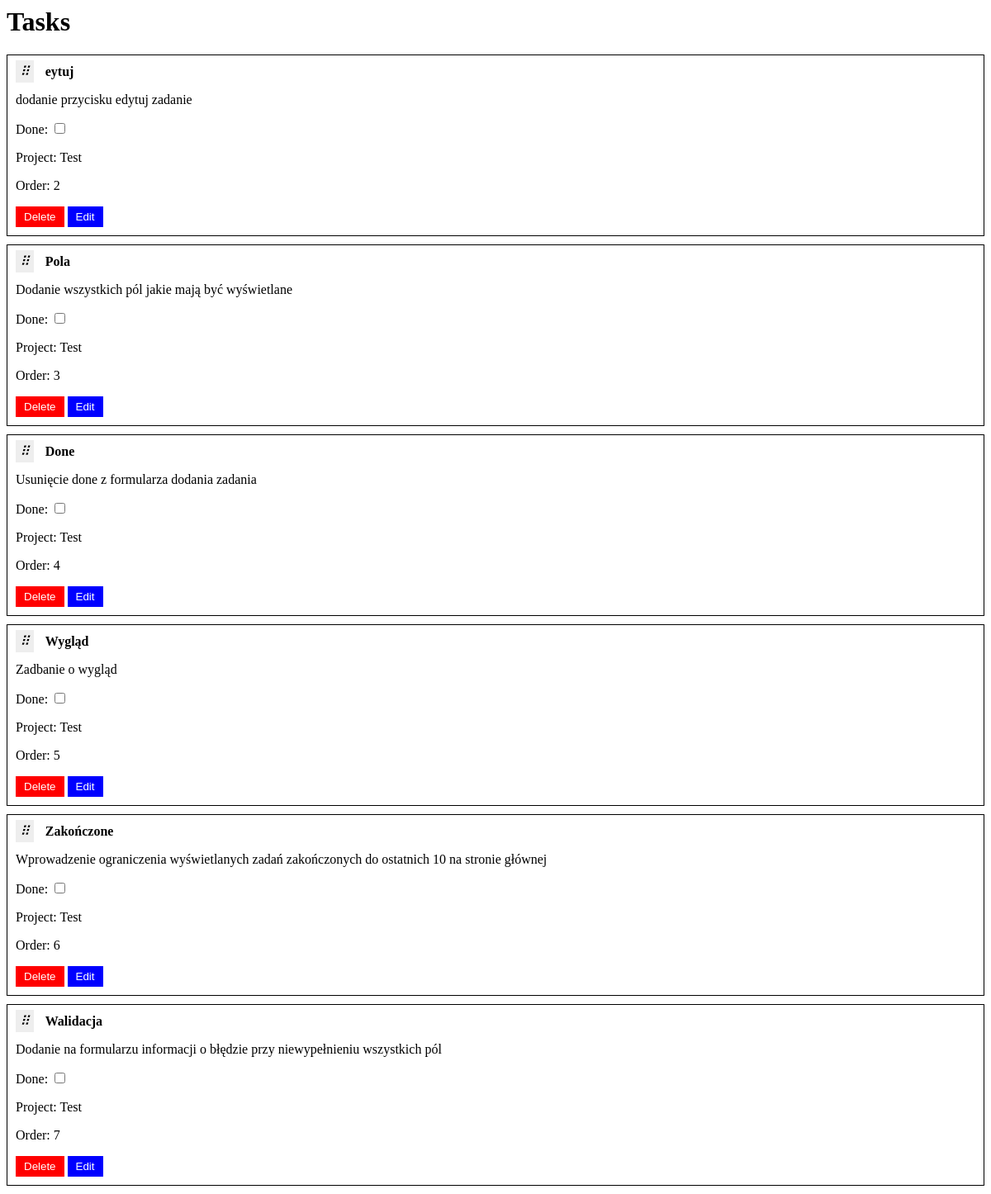
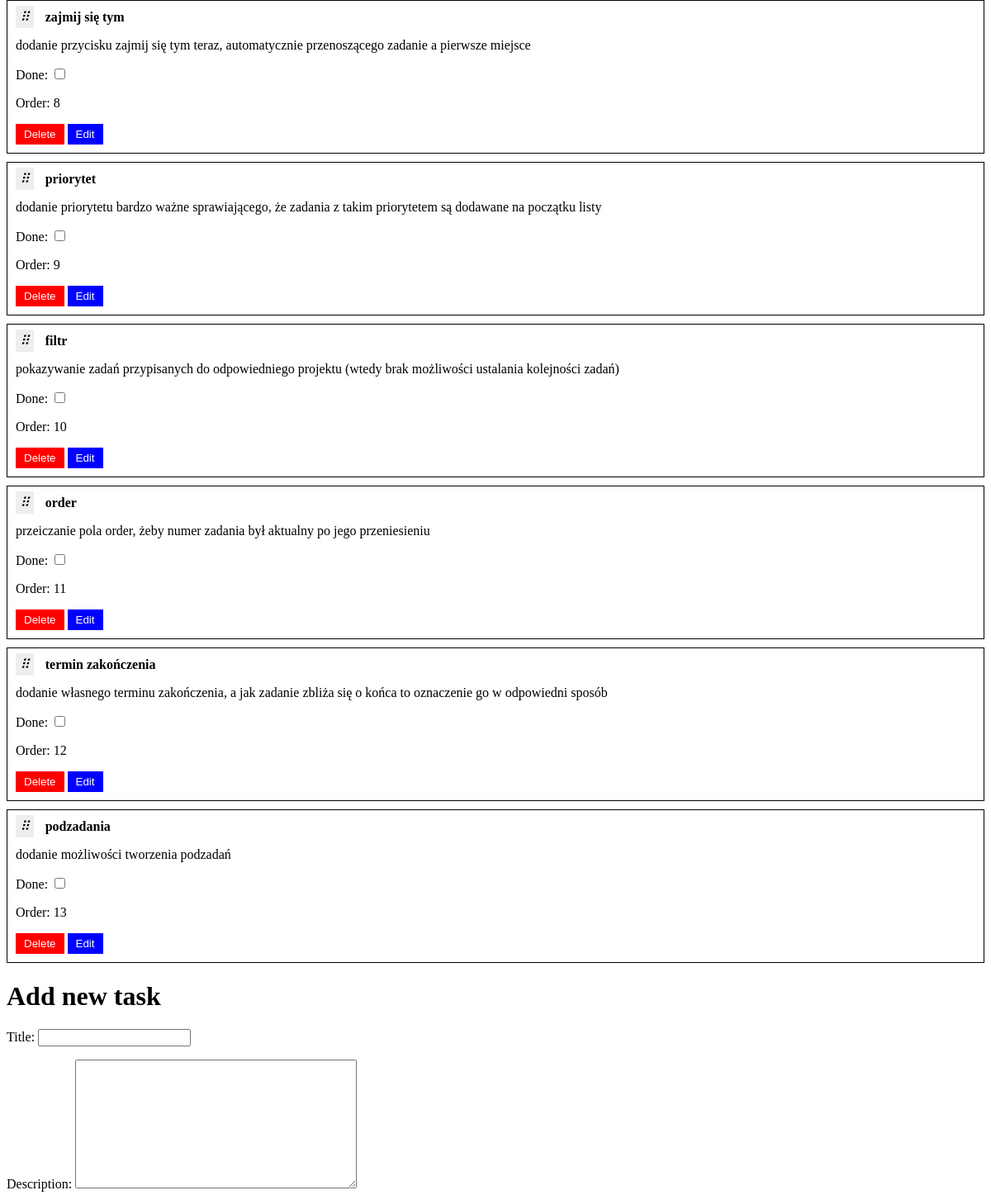
The app's page / (upper part), older data (2 pictures, top to bottom).
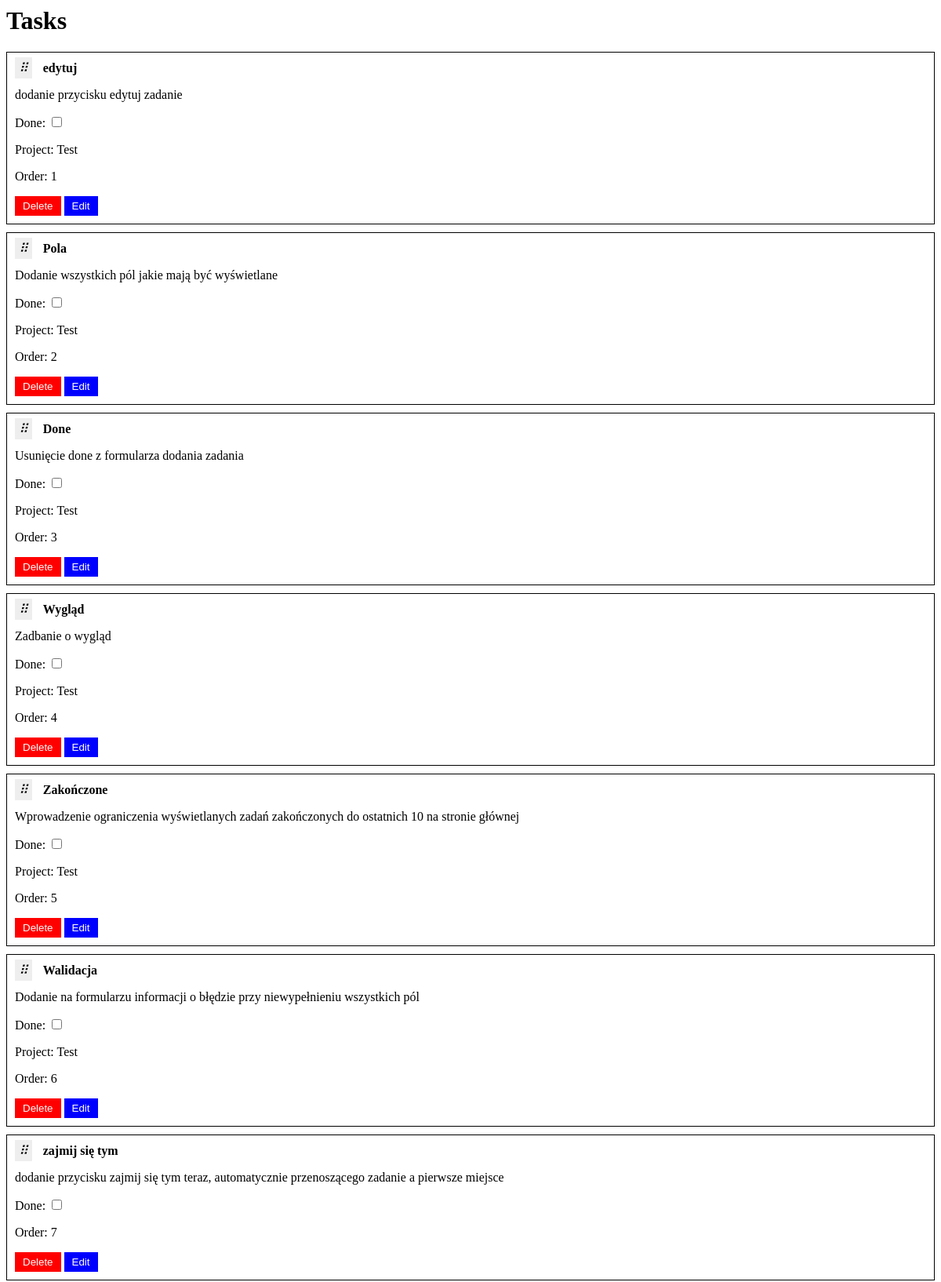
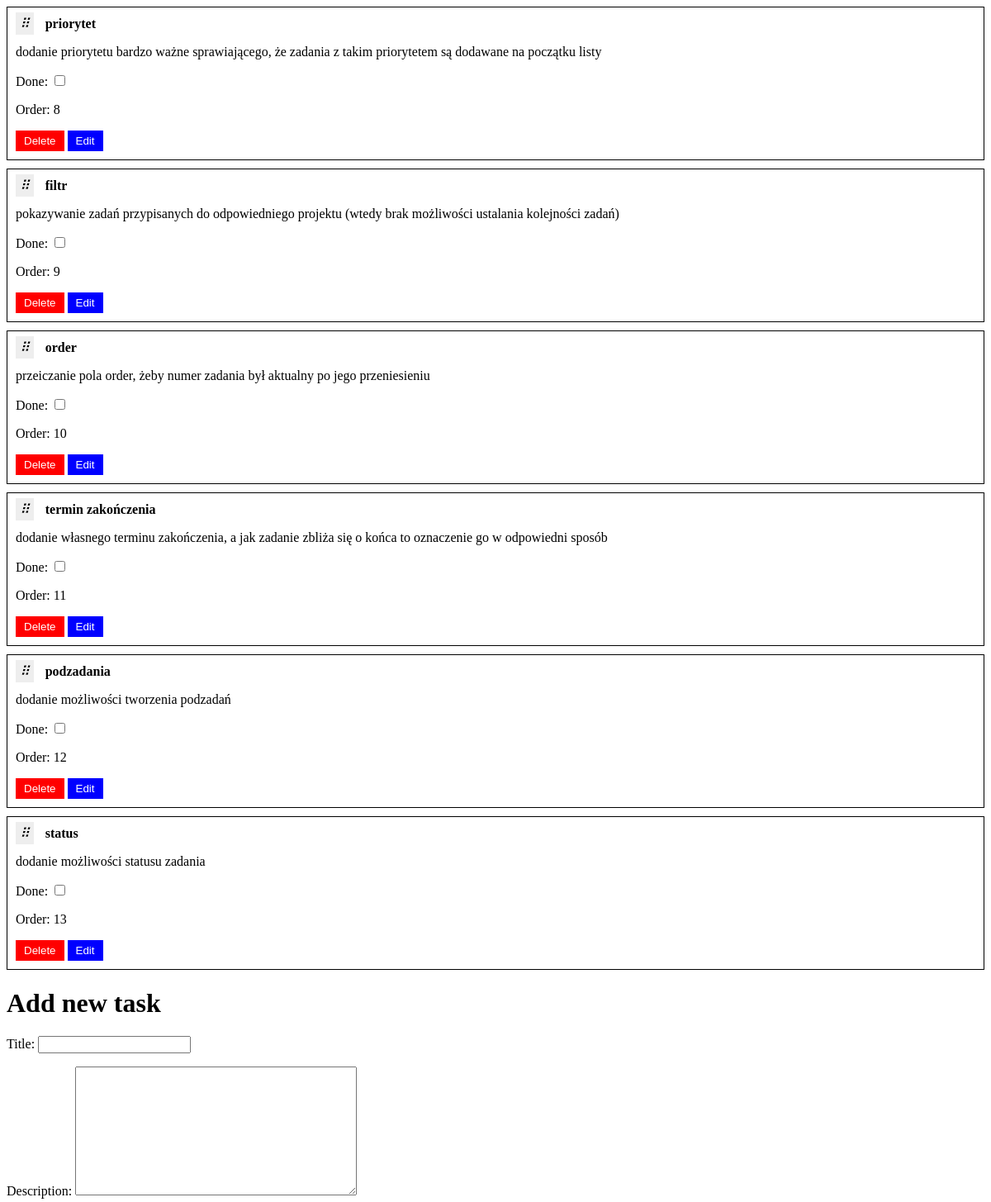
The same page, newer data (2 pictures, top to bottom).
### organizer/models.py (models this page shows, shortened)
class Task(models.Model):
    title = models.CharField(max_length=200)
    description = models.TextField(null=True, blank=True)
    create_date = models.DateTimeField(auto_now_add=True)
    end_date = models.DateTimeField(null=True, blank=True)
    done = models.BooleanField(default=False)
    project = models.ForeignKey(
        Project,
        on_delete=models.CASCADE,
        related_name='tasks',
        null=True,
        blank=True
    )
    order = models.PositiveIntegerField(db_index=True, null=True, blank=True)
    class Meta:
        ordering = ['order']

class Project(models.Model):
    name = models.CharField(max_length=100)
    def __str__(self):
        return self.name

### organizer/views.py (the view)
# urls.py: path('', views.main_view, name='main'),
def main_view(request):
    TaskFormSet = modelformset_factory(Task, form=TaskForm, extra=0)
    tasks = Task.objects.all().order_by('order')
    if request.method == 'POST':
        form = TaskForm(request.POST)
        if form.is_valid():
            task = form.save()
            html = render_to_string('task_item.html', {
                'task_id': task.id,
                'task_title': task.title,
                'task_description': task.description,
                'is_done': task.done
            })
            return JsonResponse({'status': 'success', 'html': html, 'task_id': task.id})
    else:
        form = TaskForm()
    return render(request, "main.html", {"tasks": tasks, "form": form})

### organizer/forms.py
class TaskForm(forms.ModelForm):
    class Meta:
        model = Task
        fields = ['title', 'description', 'project', 'done']
        widgets = {
            'done': forms.CheckboxInput(attrs={'class': 'task-done-checkbox'}),
        }

### organizer/templates/main.html (shortened to what this page needs)
<html>
<head>
</head>
<body>
    <h1>Tasks</h1>
    <ul id="sortable-list" style="list-style: none; padding: 0;">
        {% for task in tasks %}
        {% if not task.done %}
            {% include 'task_item.html' with task_id=task.id task_title=task.title task_description=task.description is_done=task.done task_end_date=task.end_date task_project=task.project task_order=task.order %}
            {% endif %}
        {% endfor %}
    </ul>
    <form id="add-task-form">
    <h1>Add new task</h1>
    {{ form.as_p }}
    </form>
</body>
</html>

### organizer/templates/task_item.html (shortened to what this page needs)
<li class="list-group-item"
    data-id="{{ task_id }}"
    style="border: 1px solid black; padding: 10px; margin-bottom: 10px;">
    <div class="task-view" style="display: block;">
        <i class="handle">⠿</i>
        <strong>{{ task_title }}</strong>
        <p>{{ task_description }}</p>
        <p>
            Done: <input type="checkbox"
                class="task-done-checkbox"
                {% if is_done %}checked{% endif %}>
        </p>
        {% if task_project %}
            <p>Project: {{ task_project.name }}</p>
        {% endif %}
        <p>Order: {{ task_order }}</p>
        <button class="delete-task-btn" style="background-color: red; color: white; border: none; padding: 5px 10px; cursor: pointer;">Delete</button>
        <button class="edit-task-btn" style="background-color: blue; color: white; border: none; padding: 5px 10px; cursor: pointer;">Edit</button>
    </div>
</li>

### organizer/templates/main.html (style rules this page uses)
.list-group-item { background: white; cursor: default; }
.handle { cursor: grab; margin-right: 10px; padding: 5px; background: #eee; }

Row changes from the older to the newer data that the page shows:
changed Task "dodanie przycisku edytuj zadanie": title "eytuj" → "edytuj"; order "2" → "1"
changed Task "Pola": order "3" → "2"
changed Task "Done": order "4" → "3"
changed Task "Wygląd": order "5" → "4"
changed Task "Zakończone": order "6" → "5"
changed Task "Walidacja": order "7" → "6"
changed Task "zajmij się tym": order "8" → "7"
changed Task "priorytet": order "9" → "8"
changed Task "filtr": order "10" → "9"
changed Task "order": order "11" → "10"
changed Task "termin zakończenia": order "12" → "11"
changed Task "podzadania": order "13" → "12"
added Task: title "status", description "dodanie możliwości statusu zadania", order "13"
